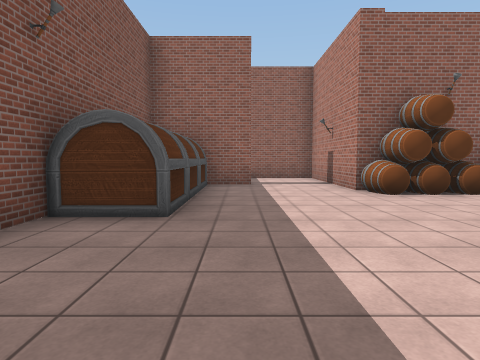
View 1 (above)

24 first-person views from a walk through a Unity game level. The camera is 1.3 m above the floor, tilts 4° down and sees 75° across. The floor is counted in squares, 2 m on a side. Each view is taken from the middle of a square. On the plan, view 1 faces up. The plan holds only what a view shows up to about 10 squares ahead; the rest is blank. The place goes on beyond the plan. The player is left out. Some surface patterns are stand-ins.

View 2
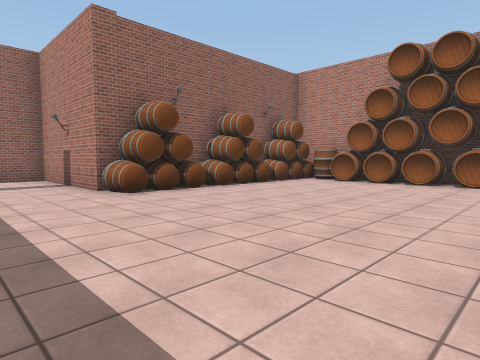

View 3
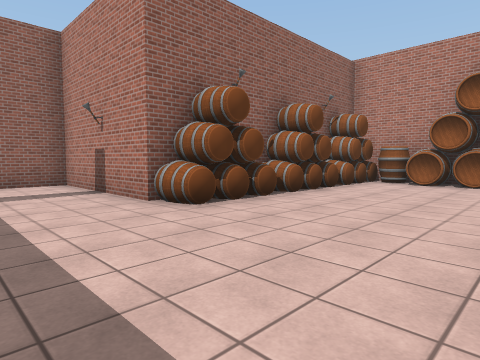

View 4
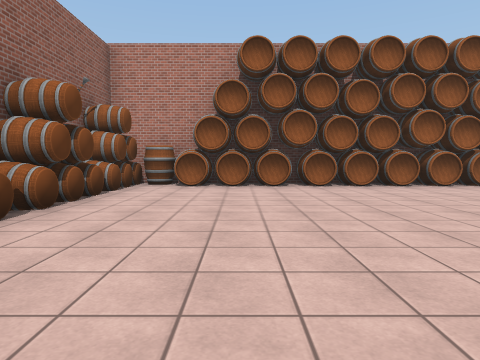

View 5
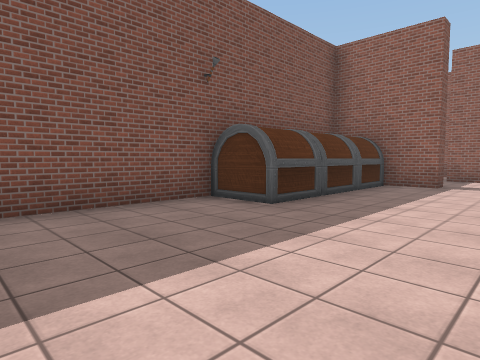

View 6
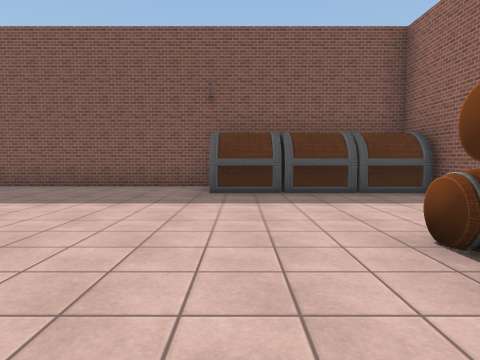

View 7
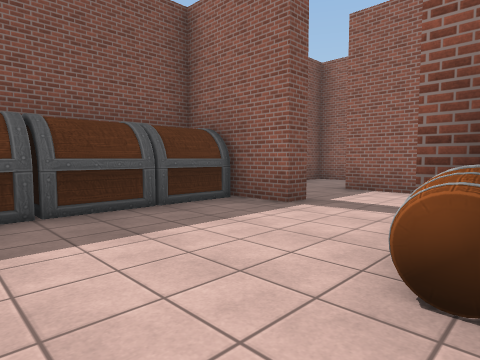

View 8
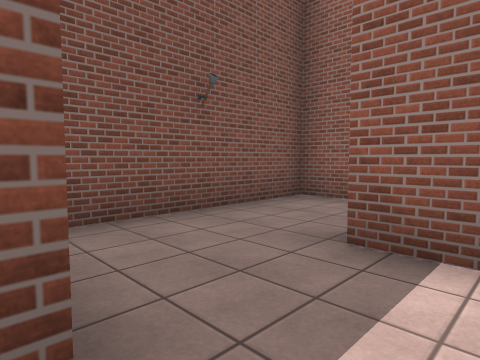

View 9
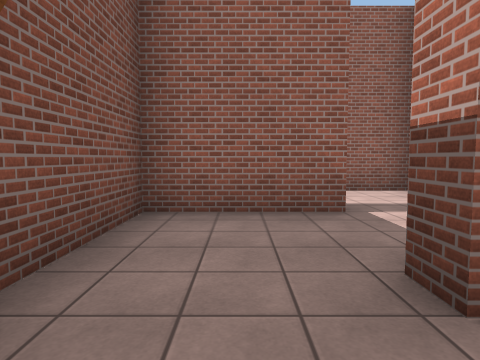

View 10
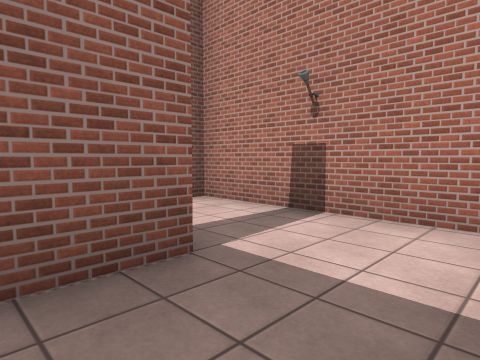

View 11
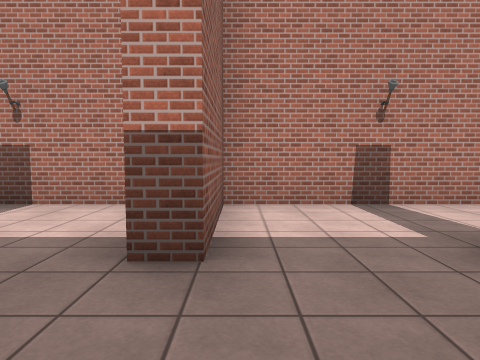

View 12
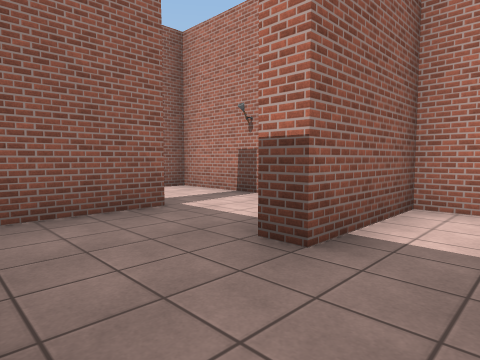

View 13
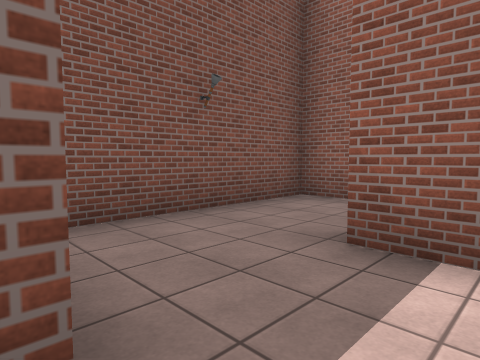

View 14
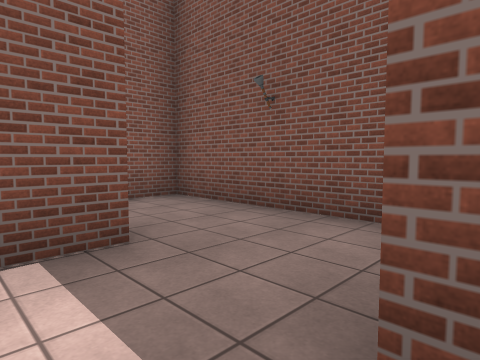

View 15
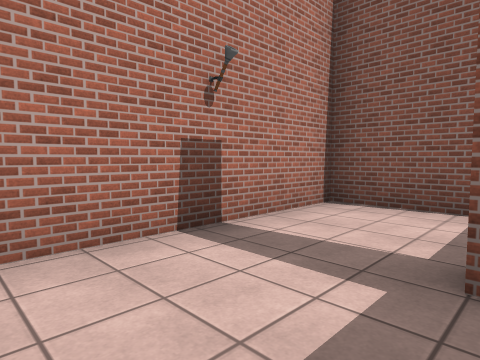

View 16
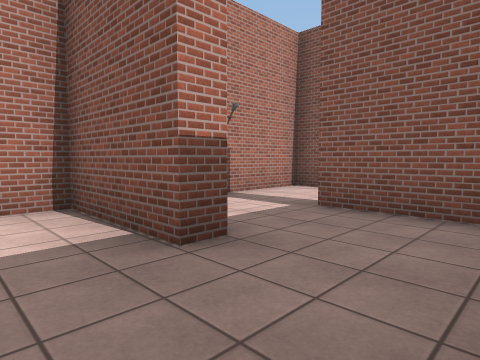

View 17
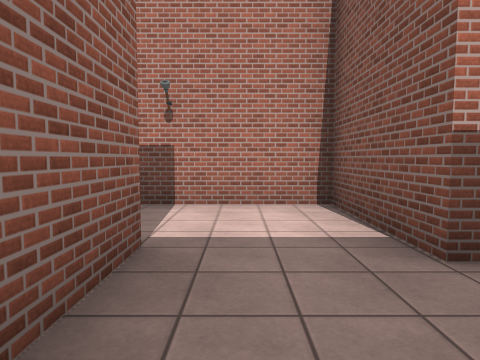

View 18
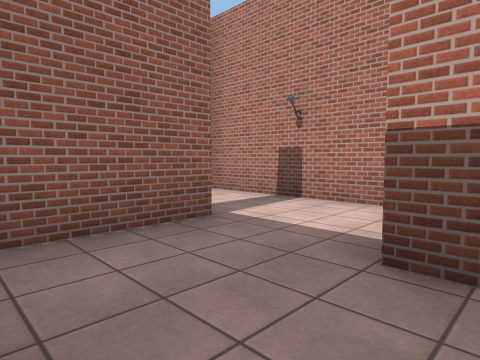

View 19
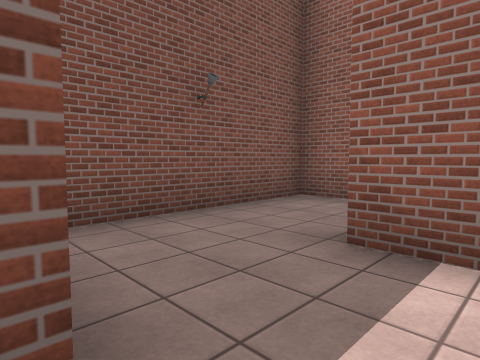

View 20
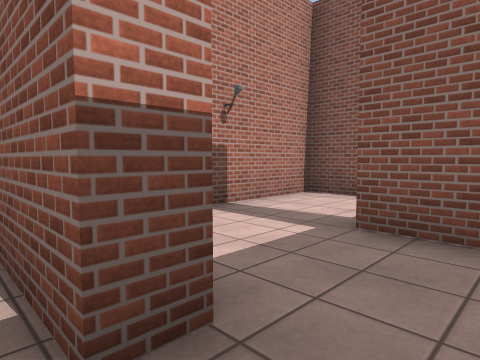

View 21
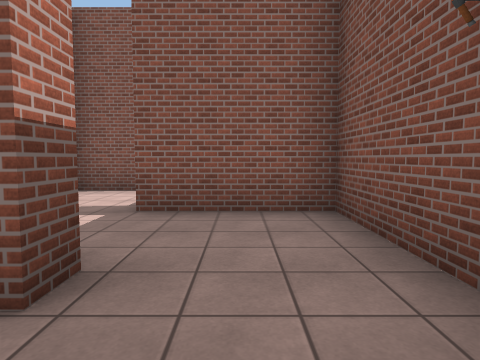

View 22
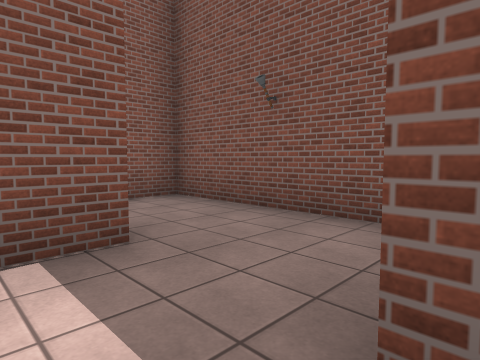

View 23
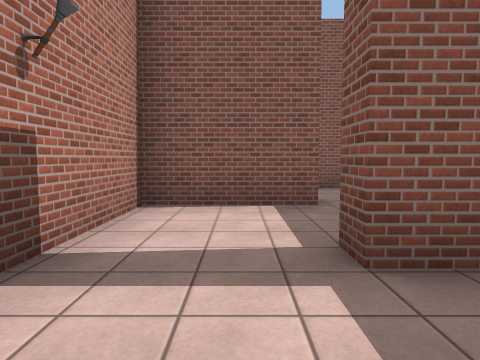

View 24
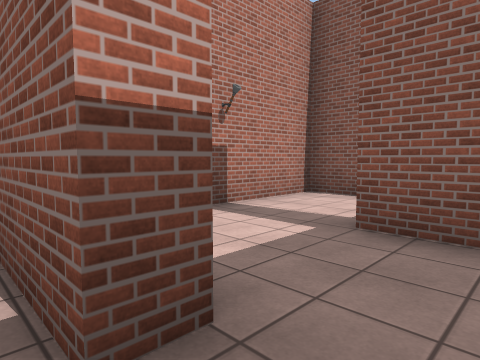

### Floor plan
Key: @ floor where view 1 was taken; # wall or solid block; . floor; C chest; B barrel; O other object.
Columns run from 3 left of view 1 to 9 right of it. Each row starts with its distance up from view 1.
 31   .##
 30   ...
 29   ...
 28   ##.#
 27 #....#
 26 #..###
 25 #....#
 24 #....#
 23 ####.#
 22 #....#
 21 #..###
 20 #....#
 19 #....#
 18 ####.#
 17 #....#
 16 #..###
 15 #....#
 14 #....#
 13 ####.#
 12 #....#
 11 #..###
 10 #....#
  9 #....#
  8 ####.#
  7  CC..#
  6   C...OOOOOO#
  5  #C.........B
  4  CC.........O
  3 #...........O
  2 #...........O
  1 #...........O
  0 #..@........O

Where each view was taken, in squares from view 1:
view 1: 0 up, 0 right, facing up
view 2: 0 up, 0 right, facing up-right
view 3: 2 up, 0 right, facing up-right
view 4: 3 up, 1 right, facing right
view 5: 0 up, 2 right, facing up-left
view 6: 4 up, 5 right, facing left
view 7: 4 up, 3 right, facing up-left
view 8: 8 up, 1 right, facing up-left
view 9: 9 up, 1 left, facing up
view 10: 11 up, 1 left, facing up-right
view 11: 15 up, 2 left, facing right
view 12: 14 up, 2 left, facing up-right
view 13: 13 up, 1 right, facing up-left
view 14: 13 up, 1 right, facing down-left
view 15: 20 up, 0 right, facing down-right
view 16: 22 up, 2 left, facing down-right
view 17: 22 up, 2 left, facing right
view 18: 20 up, 2 left, facing up-right
view 19: 18 up, 1 right, facing up-left
view 20: 26 up, 1 left, facing down-right
view 21: 27 up, 1 left, facing down
view 22: 28 up, 1 right, facing down-left
view 23: 30 up, 1 right, facing down
view 24: 31 up, 1 left, facing down-right
